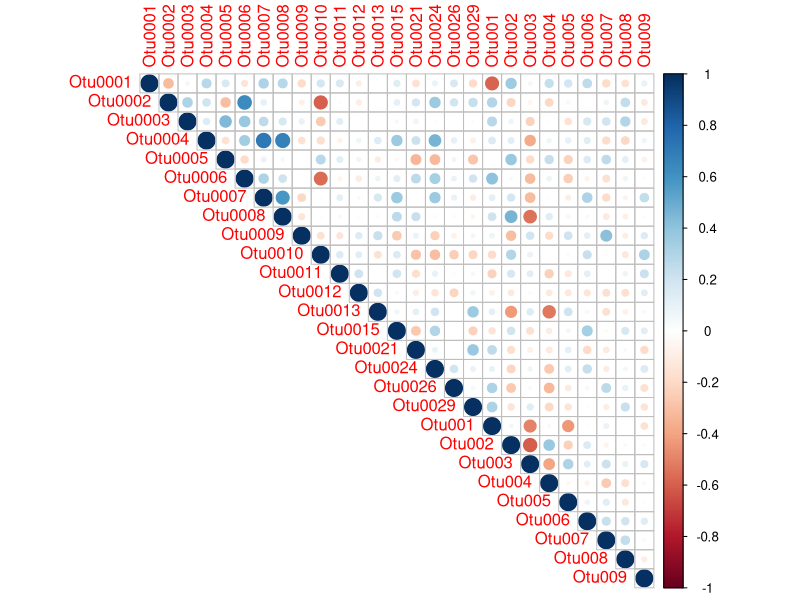

This chart was generated by the following R code:
library(readxl)
library(psych)
library(corrplot)

corrdata <- read_excel(path="raw_data/combined_bacteria_plants.xlsx", 
                       col_types=c(Group = "text", Otu0001 = "numeric", Otu0002 = "numeric", Otu0003 = "numeric", Otu0004 = "numeric",
                                   Otu0005 = "numeric", Otu0006 = "numeric", Otu0007 = "numeric", Otu0008 = "numeric", Otu0009 = "numeric",
                                   Otu0010 = "numeric", Otu0011 = "numeric", Otu0012 = "numeric", Otu0013 = "numeric", Otu0015 = "numeric",
                                   Otu0021 = "numeric", Otu0024 = "numeric", Otu0026 = "numeric", Otu0029 = "numeric", Otu001 = "numeric",
                                   Otu002 = "numeric", Otu003 = "numeric", Otu004 = "numeric", Otu005 = "numeric", Otu006 = "numeric", 
                                   Otu007 = "numeric", Otu008 = "numeric", Otu009 = "numeric"))

corrresults <- cor(corrdata[,unlist(lapply(corrdata, is.numeric))], method = "spearman", use = "pairwise.complete.obs")
test <- corr.test(corrdata[2:28], method = "spearman")
corrplot(corrresults, type="upper")
p_values <- test[["p"]]



